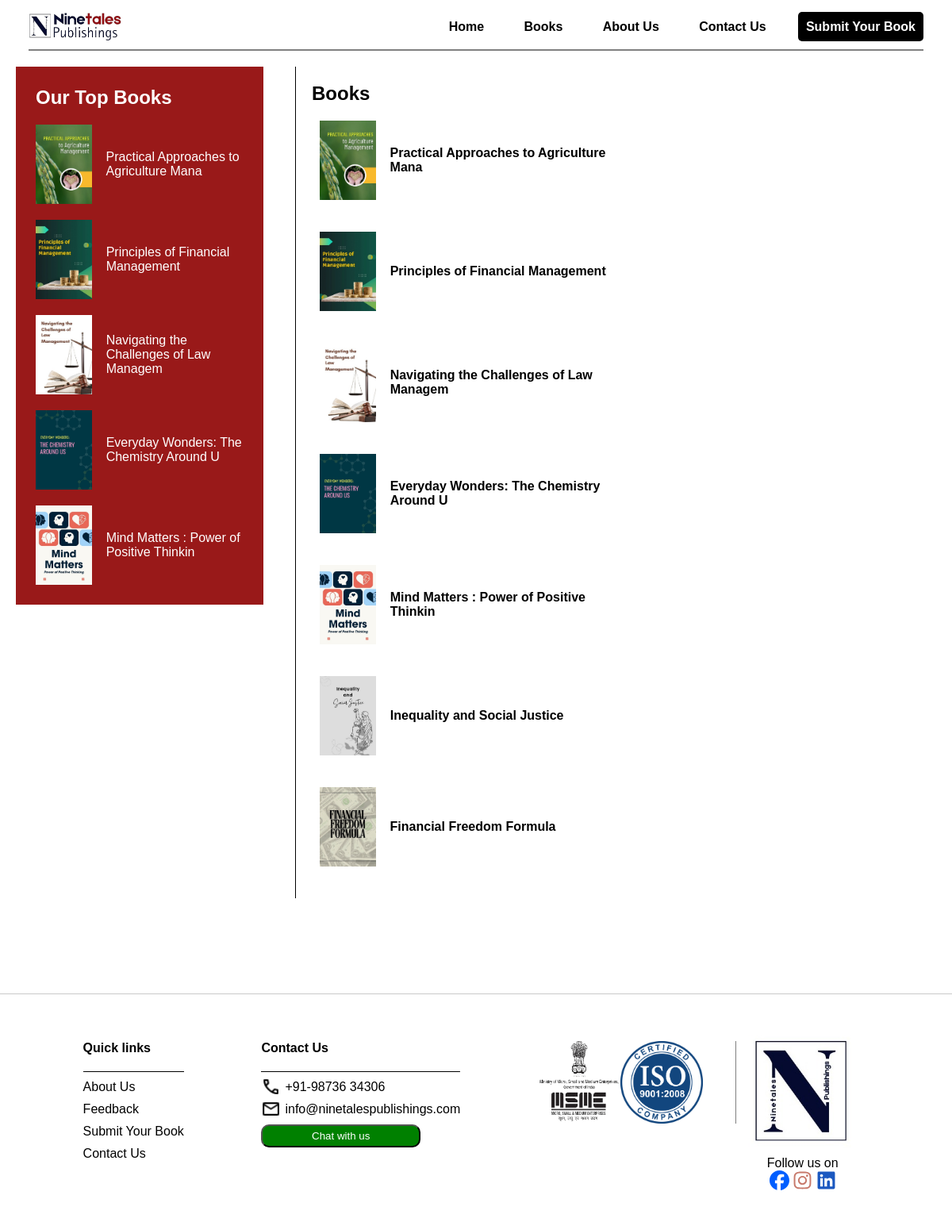
The app's page /books, older data.
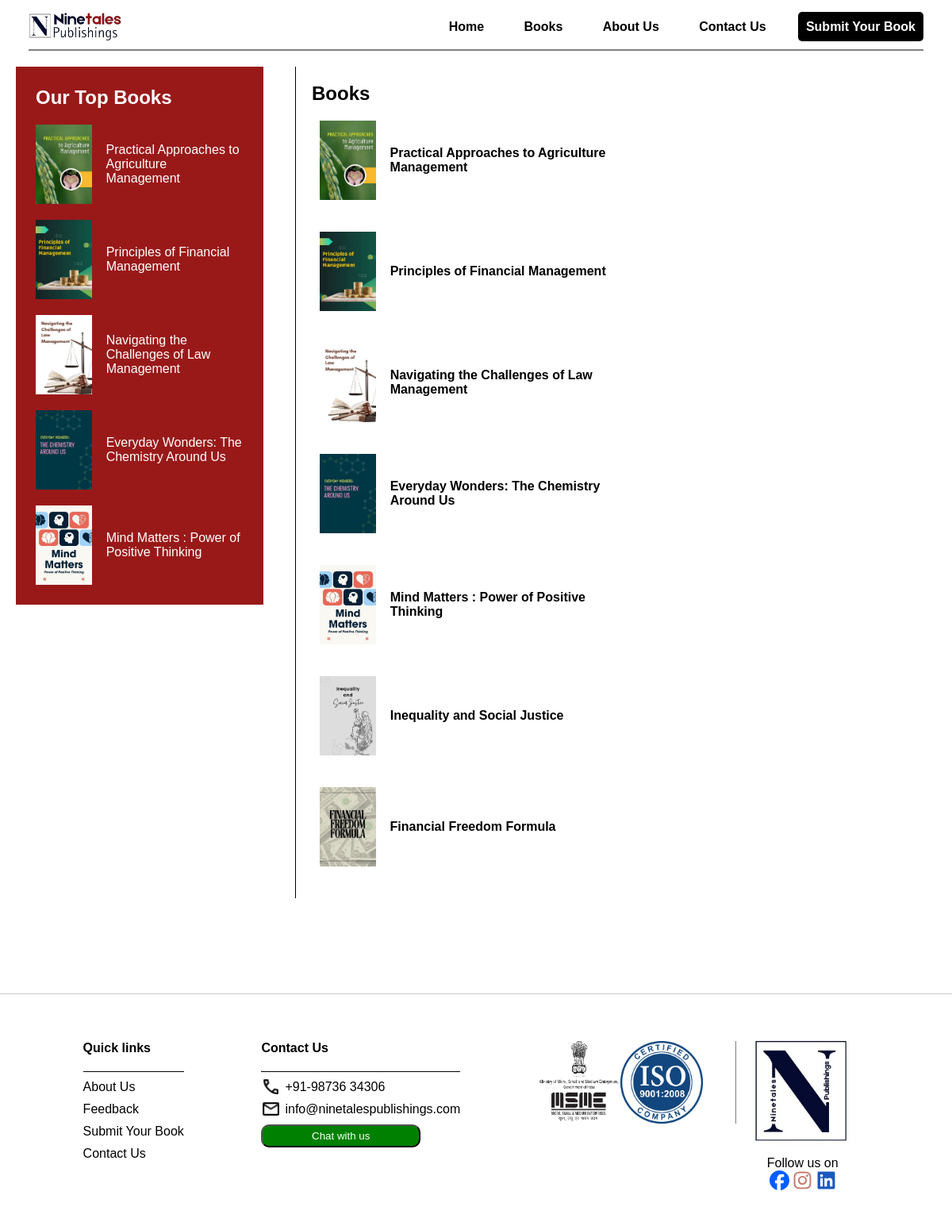
The same page, newer data.
### Publish/models.py (models this page shows)
class PubishedBooks(models.Model):
    BookFile = models.FileField(upload_to='bookCover(ForPublishedBooks)/',default=None,null=True)
    BookName = models.CharField(max_length=40,default="book",null= False)
    Writername = models.CharField(max_length=500,default="writer",null= False)
    BookFormat = models.CharField(max_length=500,default="paperback",null= False)
    Pages = models.IntegerField(default=0,null=False)
    ISBNNo = models.CharField(max_length=40,default="user",null= False)
    AboutBook = models.TextField(default="aboutBook",null=False)
    AboutAuthor = models.TextField(default="aboutAuthor",null=False)
    DOIDetail = models.CharField(max_length=40,default="user",null= True)

### Ninetales/views.py (the view)
# urls.py: path('books', views.books,name = "books"),
def books(request):
    try:
        books = PubishedBooks.objects.all()
        return render(request,"books.html",{"MEDIA_URL":MEDIA_URL,"topbooks":books[:5],"books":books})
    except:
        pass
    return render(request,"books.html")

### templates/books.html (shortened to what this page needs)
<!DOCTYPE html>
<html lang="en">
<head>
    <link rel="stylesheet" href="/static/booksstyle.css">
</head>
<body>
    {% include "header.html" %}
    <main>
        <div class="sidebar">
            <h2>Our Top Books</h2>
            {% for book in topbooks %}
            <div class="book">
                <a href="/books/{{book.BookName}}">
                    <img src="{{MEDIA_URL}}{{book.BookFile}}" alt="" loading="lazy">
                    <div class="bookdetail">
                        <span>{{ book.BookName }}</span>
                    </div>
                </a>
            </div>
            {% endfor %}
        </div>
        <div class="content">
            <h2>Books</h2>
            {% for book in books %}
            <div class="book">
                <a href="/books/{{book.BookName}}">
                    <img src="{{MEDIA_URL}}{{book.BookFile}}" alt="" loading="lazy">
                    <div class="bookdetail">
                        <b>{{ book.BookName }}</b>
                    </div>
                </a>
            </div>
            {% endfor %}
        </div>
    </main>
    {% include "footer.html" %}
</body>
</html>

Row changes from the older to the newer data that the page shows:
changed PubishedBooks: BookName "Practical Approaches to Agriculture Mana" → "Practical Approaches to Agriculture Management"
changed PubishedBooks: BookName "Navigating the Challenges of Law Managem" → "Navigating the Challenges of Law Management"
changed PubishedBooks: BookName "Everyday Wonders: The Chemistry Around U" → "Everyday Wonders: The Chemistry Around Us"
changed PubishedBooks: BookName "Mind Matters : Power of Positive Thinkin" → "Mind Matters : Power of Positive Thinking"
